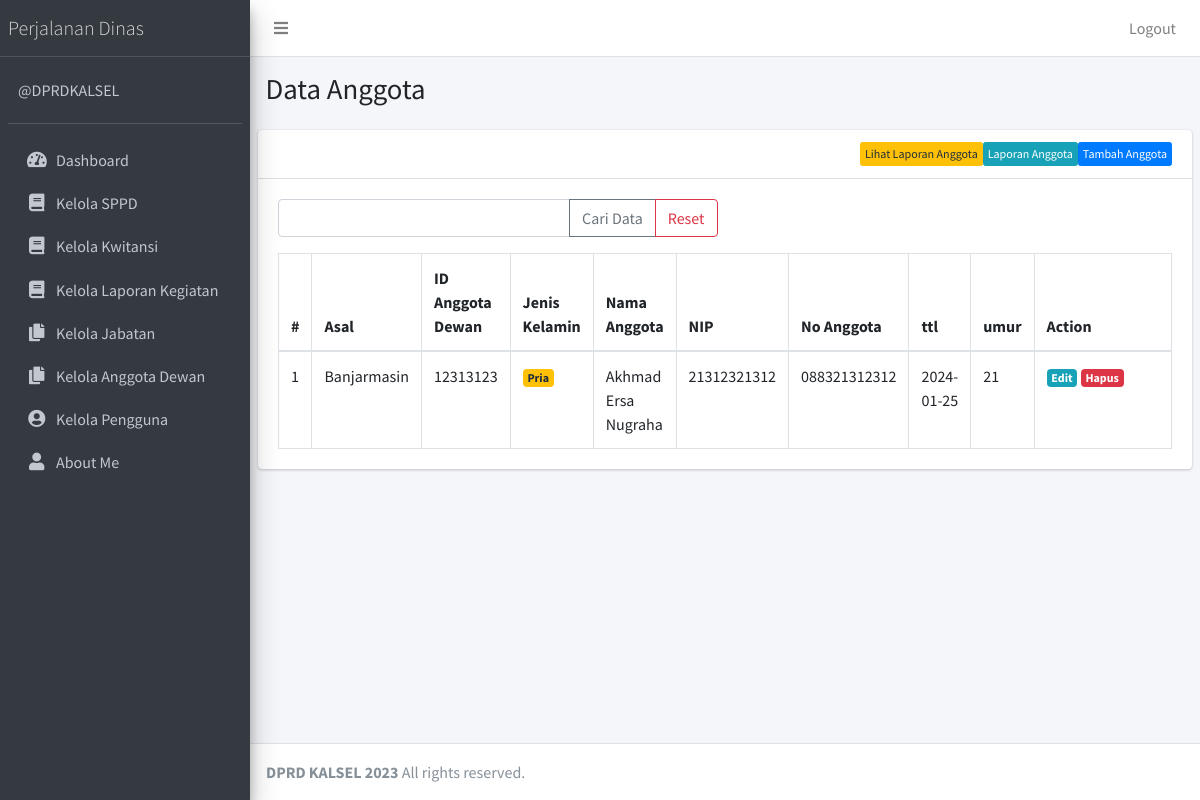
Page /public/anggota (signed in) on the committed database.
### tables this page shows
CREATE TABLE `tb_anggota_dewan` (
  `id` int NOT NULL,
  `asal` varchar(50) NOT NULL,
  `id_anggota_dewan` varchar(50) NOT NULL,
  `jenis_kelamin_id` varchar(30) NOT NULL,
  `nama_anggota_dewan` varchar(50) NOT NULL,
  `nip` varchar(50) NOT NULL,
  `no_anggota_dewan` varchar(50) NOT NULL,
  `ttl` date NOT NULL,
  `umur` varchar(50) NOT NULL
);

### app/core/Controller.php (called while the page is built, shortened)
<?php
class Controller
{
    public function view($view, $data = [])
    {
        require_once '../app/views/' . $view . '.php';
    }
    public function model($model)
    {
        return new $model;
    }
}

### app/controllers/Anggota.php (called while the page is built, shortened)
<?php
class Anggota extends Controller
{
    public function index()
    {
        $data['title'] = 'Data Anggota';
        $data['tb_anggota_dewan'] = $this->model('AnggotaDewanModel')->getAllAnggota();
        $this->view('anggota/index', $data);
    }
}

### app/core/App.php (called while the page is built, shortened)
<?php
class App
{
    protected $method = 'index';
    protected $params = [];
    public function __construct()
    {
        $this->controller = new $this->controller;
        call_user_func_array([$this->controller, $this->method], $this->params);
    }
}

### public/index.php (called while the page is built, shortened)
<?php
$app = new App;

### app/core/Database.php (called while the page is built, shortened)
<?php
class Database
{
    private $host = DB_HOST;
    private $user = DB_USER;
    private $pass = DB_PASS;
    private $dbnm = DB_NAME;
    private $dbh;
    private $stmt;
    public function __construct()
    {
        $dsn = 'mysql:host=' . $this->host . ';dbname=' . $this->dbnm;
        $option = [
            PDO::ATTR_PERSISTENT => true,
            PDO::ATTR_ERRMODE => PDO::ERRMODE_EXCEPTION
        ];
        try {
            $this->dbh = new PDO($dsn, $this->user, $this->pass, $option);
        } catch (PDOException $e) {
            die($e->getMessage());
        }
    }
    public function query($query)
    {
        $this->stmt = $this->dbh->prepare($query);
    }
    public function execute()
    {
        $this->stmt->execute();
    }
    public function resultSet()
    {
        $this->execute();
        return $this->stmt->fetchAll(PDO::FETCH_ASSOC);
    }
}

### app/models/AnggotaDewanModel.php (called while the page is built, shortened)
<?php
class AnggotaDewanModel
{
    private $table = 'tb_anggota_dewan';
    private $db;
    public function __construct()
    {
        $this->db = new Database;
    }
    public function getAllAnggota()
    {
        $this->db->query('SELECT * FROM ' . $this->table);
        return $this->db->resultSet();
    }
}

### app/views/anggota/index.php (the view, shortened to what this page needs)
<div class="content-wrapper">
    <section class="content-header">
        <div class="container-fluid">
            <div class="row mb-2">
                <div class="col-sm-6">
                    <h1><?= $data['title']; ?></h1>
                </div>
            </div>
        </div>
    </section>
    <section class="content">
        <div class="card">
            <div class="card-header">
                <a href="<?= base_url; ?>/anggota/tambah" class="btn float-right btn-xs btn btn-primary">Tambah Anggota</a>
                <a href="<?= base_url; ?>/anggota/laporan" class="btn float-right btn-xs btn btn-info" target="_blank">Laporan Anggota</a>
                <a href="<?= base_url; ?>/anggota/lihatlaporan" class="btn float-right btn-xs btn btn-warning" target="_blank">Lihat Laporan Anggota</a>
            </div>
            <div class="card-body">
                <form action="<?= base_url; ?>/anggota/cari" method="post">
                    <div class="row mb-3">
                        <div class="col-lg-6">
                            <div class="input-group">
                                <input type="text" class="form-control" placeholder="" name="key">
                                <div class="input-group-append">
                                    <button class="btn btn-outline-secondary" type="submit">Cari Data</button>
                                    <a class="btn btn-outline-danger" href="<?= base_url; ?>/anggota">Reset</a>
                                </div>
                            </div>
                        </div>
                    </div>
                </form>
                <table class="table table-bordered">
                    <thead>
                        <tr>
                            <th style="width: 10px">#</th>
                            <th>Asal</th>
                            <th>ID Anggota Dewan</th>
                            <th>Jenis Kelamin</th>
                            <th>Nama Anggota</th>
                            <th>NIP</th>
                            <th>No Anggota</th>
                            <th>ttl</th>
                            <th>umur</th>
                            <th style="width: 150px">Action</th>
                        </tr>
                    </thead>
                    <tbody>
                        <?php $no = 1; ?>
                        <?php foreach ($data['tb_anggota_dewan'] as $row) : ?>
                            <tr>
                                <td><?= $no; ?></td>
                                <td><?= $row['asal']; ?></td>
                                <td><?= $row['id_anggota_dewan']; ?></td>
                                <td>
                                    <div class="badge badge-warning"><?= $row['jenis_kelamin_id']; ?></div>
                                </td>
                                <td><?= $row['nama_anggota_dewan']; ?></td>
                                <td><?= $row['nip']; ?></td>
                                <td><?= $row['no_anggota_dewan']; ?></td>
                                <td><?= $row['ttl']; ?></td>
                                <td><?= $row['umur']; ?></td>
                                <td>
                                    <a href="<?= base_url; ?>/anggota/edit/<?= $row['id'] ?>" class="badge badge-info ">Edit</a>
                                    <a href="<?= base_url; ?>/anggota/hapus/<?= $row['id'] ?>" class="badge badge-danger" onclick="return confirm('Hapus data?');">Hapus</a>
                                </td>
                            </tr>
                        <?php $no++;
                        endforeach; ?>
                    </tbody>
                </table>
            </div>
        </div>
    </section>
</div>

### rows in the picture
tb_anggota_dewan: asal "Banjarmasin", id_anggota_dewan "12313123", jenis_kelamin "Pria", nama_anggota_dewan "Akhmad Ersa Nugraha", nip "21312321312", no_anggota_dewan "088321312312", ttl "2024-01-25", umur "21"

### other values in the picture
$data['title'] "Data Anggota"
